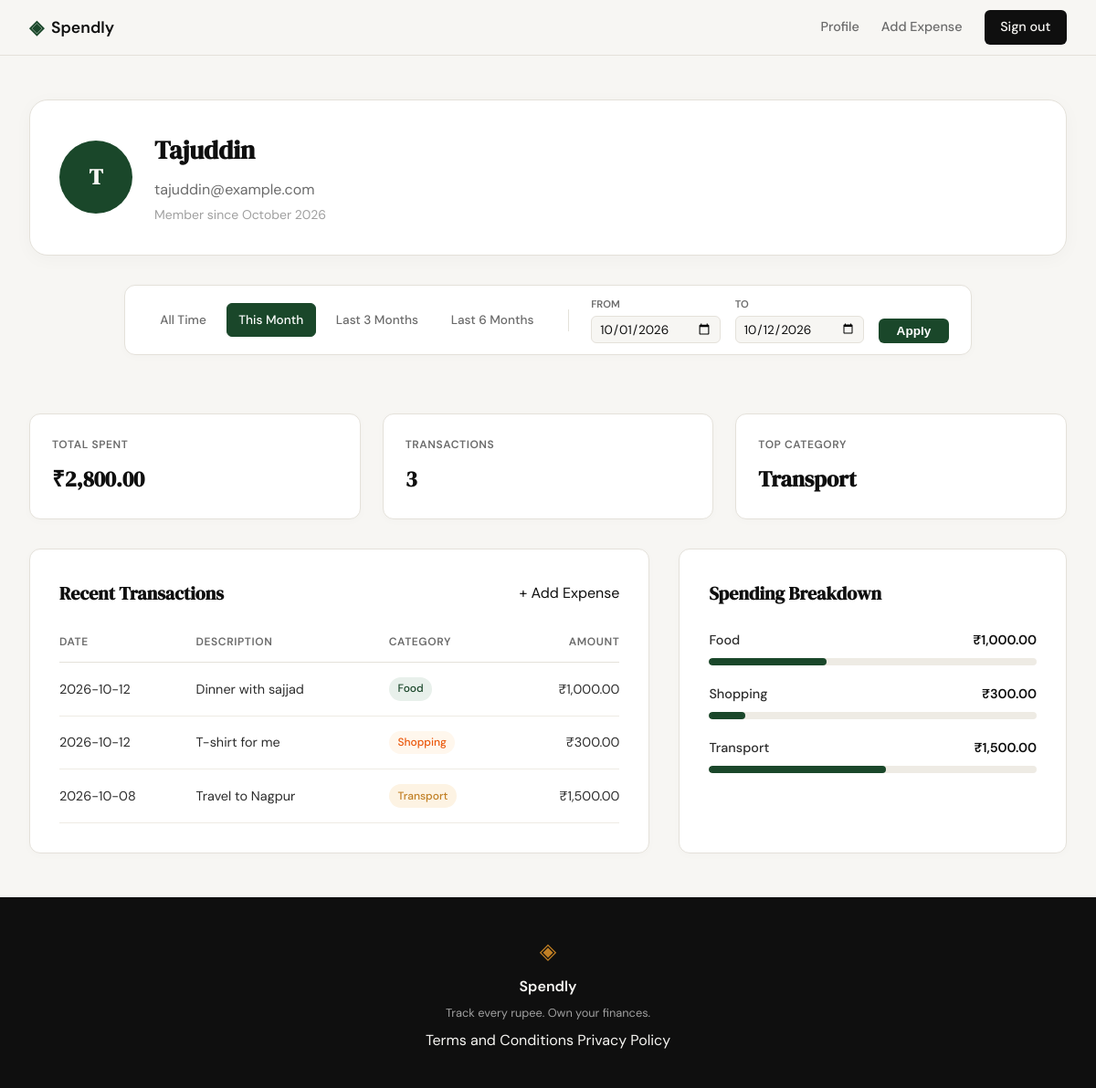
/profile?date_from=2026-10-01&date_to=2026-10-12 (signed in), run on the app's committed database.
### tables this page shows
CREATE TABLE users (
                id INTEGER PRIMARY KEY AUTOINCREMENT,
                name TEXT NOT NULL,
                email TEXT UNIQUE NOT NULL,
                password_hash TEXT NOT NULL,
                created_at TEXT DEFAULT (datetime('now'))
            );

CREATE TABLE expenses (
                id INTEGER PRIMARY KEY AUTOINCREMENT,
                user_id INTEGER NOT NULL,
                amount REAL NOT NULL,
                category TEXT NOT NULL,
                date TEXT NOT NULL,
                description TEXT,
                created_at TEXT DEFAULT (datetime('now')),
                FOREIGN KEY (user_id) REFERENCES users (id)
            );

### app.py (the view)
@app.route("/profile")
@login_required
def profile():
    user_id = session.get("user_id")
    date_from = request.args.get("date_from")
    date_to = request.args.get("date_to")
    import datetime
    valid_dates = True
    if date_from or date_to:
        try:
            if date_from:
                datetime.datetime.strptime(date_from, "%Y-%m-%d")
            if date_to:
                datetime.datetime.strptime(date_to, "%Y-%m-%d")
            if date_from and date_to and date_from > date_to:
                flash("Start date must be before end date.", "error")
                date_from = date_to = None
                valid_dates = False
        except ValueError:
            date_from = date_to = None
            valid_dates = False
    today = datetime.date.today()
    first_of_month = today.replace(day=1)
    presets = {
        "this_month": {
            "from": first_of_month.strftime("%Y-%m-%d"),
            "to": today.strftime("%Y-%m-%d")
        },
        "last_3_months": {
            "from": (today - datetime.timedelta(days=90)).strftime("%Y-%m-%d"),
            "to": today.strftime("%Y-%m-%d")
        },
        "last_6_months": {
            "from": (today - datetime.timedelta(days=180)).strftime("%Y-%m-%d"),
            "to": today.strftime("%Y-%m-%d")
        }
    }
    user_row = get_user_details(user_id)
    if not user_row:
        abort(404)
    created_at = user_row["created_at"]
    dt = datetime.datetime.strptime(created_at, "%Y-%m-%d %H:%M:%S")
    member_since = dt.strftime("%B %Y")
    user_data = {
        "name": user_row["name"],
        "email": user_row["email"],
        "member_since": member_since,
        "initials": "".join([n[0].upper() for n in user_row["name"].split()])
    }
    summary = get_spending_summary(user_id, date_from, date_to)
    stats = {
        "total_spent": f"₹{summary['total_spent']:,.2f}",
        "transaction_count": summary["transaction_count"],
        "top_category": summary["top_category"] or "None"
    }
    transactions_rows = get_recent_transactions(user_id, date_from=date_from, date_to=date_to)
    transactions = [
        {
            "date": row["date"],
            "description": row["description"],
            "category": row["category"],
            "amount": f"₹{row['amount']:,.2f}"
        }
        for row in transactions_rows
    ]
    breakdown_rows = get_category_breakdown(user_id, date_from, date_to)
    total_spend = sum(row["total"] for row in breakdown_rows)
    categories = []
    for row in breakdown_rows:
        percentage = 0
        if total_spend > 0:
            percentage = round((row["total"] / total_spend) * 100)
        categories.append({
            "name": row["category"],
            "total": f"₹{row['total']:,.2f}",
            "percentage": percentage
        })
    context = {
        "user": user_data,
        "stats": stats,
        "transactions": transactions,
        "categories": categories,
        "date_from": date_from,
        "date_to": date_to,
        "presets": presets
    }
    return render_template("profile.html", **context)

### app.py (called while the page is built)
def login_required(f):
    @wraps(f)
    def decorated_function(*args, **kwargs):
        if not session.get("user_id"):
            return redirect(url_for("login"))
        return f(*args, **kwargs)
    return decorated_function

### database/db.py (called while the page is built)
def get_db():
    conn = sqlite3.connect(DB_PATH)
    conn.row_factory = sqlite3.Row
    conn.execute("PRAGMA foreign_keys = ON")
    return conn

def get_user_details(user_id):
    with get_db() as conn:
        return conn.execute(
            "SELECT name, email, created_at FROM users WHERE id = ?",
            (user_id,)
        ).fetchone()

def get_category_breakdown(user_id, date_from=None, date_to=None):
    with get_db() as conn:
        query = "SELECT category, SUM(amount) as total FROM expenses WHERE user_id = ?"
        params = [user_id]
        if date_from and date_to:
            query += " AND date BETWEEN ? AND ?"
            params.extend([date_from, date_to])
        query += " GROUP BY category"
        return conn.execute(query, params).fetchall()

def get_recent_transactions(user_id, limit=5, date_from=None, date_to=None):
    with get_db() as conn:
        query = "SELECT date, description, category, amount FROM expenses WHERE user_id = ?"
        params = [user_id]
        if date_from and date_to:
            query += " AND date BETWEEN ? AND ?"
            params.extend([date_from, date_to])
        query += " ORDER BY date DESC LIMIT ?"
        params.append(limit)
        rows = conn.execute(query, params).fetchall()
        return [dict(row) for row in rows]

### templates/profile.html (shortened to what this page needs)
{% extends "base.html" %}
{% block head %}
    <link rel="stylesheet" href="{{ url_for('static', filename='css/profile.css') }}">
{% endblock %}
{% block content %}
<div class="profile-container">
    <section class="profile-card">
        <div class="profile-card-inner">
            <div class="profile-avatar">{{ user.initials }}</div>
            <div class="profile-details">
                <h1 class="profile-name">{{ user.name }}</h1>
                <p class="profile-email">{{ user.email }}</p>
                <p class="profile-member">Member since {{ user.member_since }}</p>
            </div>
        </div>
    </section>
    <section class="filter-bar">
        <div class="filter-bar-inner">
            <div class="preset-group">
                <a href="{{ url_for('profile') }}"
                   class="preset-btn {{ 'active' if not date_from }}">All Time</a>
                <a href="{{ url_for('profile', date_from=presets.this_month.from, date_to=presets.this_month.to) }}"
                   class="preset-btn {{ 'active' if date_from == presets.this_month.from }}">This Month</a>
                <a href="{{ url_for('profile', date_from=presets.last_3_months.from, date_to=presets.last_3_months.to) }}"
                   class="preset-btn {{ 'active' if date_from == presets.last_3_months.from }}">Last 3 Months</a>
                <a href="{{ url_for('profile', date_from=presets.last_6_months.from, date_to=presets.last_6_months.to) }}"
                   class="preset-btn {{ 'active' if date_from == presets.last_6_months.from }}">Last 6 Months</a>
            </div>
            <form method="GET" class="custom-range-form">
                <div class="input-group">
                    <label for="date_from">From</label>
                    <input type="date" id="date_from" name="date_from" value="{{ date_from or '' }}">
                </div>
                <div class="input-group">
                    <label for="date_to">To</label>
                    <input type="date" id="date_to" name="date_to" value="{{ date_to or '' }}">
                </div>
                <button type="submit" class="btn-apply">Apply</button>
            </form>
        </div>
    </section>
    <section class="profile-stats">
        <div class="stat-card">
            <span class="stat-label">Total Spent</span>
            <span class="stat-value">{{ stats.total_spent }}</span>
        </div>
        <div class="stat-card">
            <span class="stat-label">Transactions</span>
            <span class="stat-value">{{ stats.transaction_count }}</span>
        </div>
        <div class="stat-card">
            <span class="stat-label">Top Category</span>
            <span class="stat-value">{{ stats.top_category }}</span>
        </div>
    </section>
    <div class="profile-grid">
        <section class="profile-section">
            <div class="section-header" style="display: flex; justify-content: space-between; align-items: center; margin-bottom: 1rem;">
                <h2 class="section-title" style="margin: 0;">Recent Transactions</h2>
                <a href="{{ url_for('add_expense') }}" class="btn-add-expense">+ Add Expense</a>
            </div>
            <div class="table-wrapper">
                <table class="profile-table">
                    <thead>
                        <tr>
                            <th>Date</th>
                            <th>Description</th>
                            <th>Category</th>
                            <th class="text-right">Amount</th>
                        </tr>
                    </thead>
                    <tbody>
                        {% for tx in transactions %}
                        <tr>
                            <td>{{ tx.date }}</td>
                            <td>{{ tx.description }}</td>
                            <td><span class="category-badge" data-category="{{ tx.category }}">{{ tx.category }}</span></td>
                            <td class="text-right">{{ tx.amount }}</td>
                        </tr>
                        {% endfor %}
                    </tbody>
                </table>
            </div>
        </section>
        <section class="profile-section">
            <h2 class="section-title">Spending Breakdown</h2>
            <div class="category-breakdown">
                {% for cat in categories %}
                <div class="category-row">
                    <div class="category-info">
                        <span class="cat-name">{{ cat.name }}</span>
                        <span class="cat-total">{{ cat.total }}</span>
                    </div>
                    <div class="category-bar-container">
                        <div class="category-bar-fill" style="--bar-width: {{ cat.percentage }}%; width: var(--bar-width);"></div>
                    </div>
                </div>
                {% endfor %}
            </div>
        </section>
    </div>
</div>
{% endblock %}

### static/css/style.css (style rules this page uses)
:root { --ink: #0f0f0f; --ink-soft: #2d2d2d; --ink-muted: #6b6b6b; --ink-faint: #a0a0a0; --paper: #f7f6f3; --paper-warm: #f0ede6; --paper-card: #ffffff; --accent: #1a472a; --accent-light: #e8f0eb; --accent-2: #c17f24; --accent-2-light: #fdf3e3; --danger: #c0392b; --danger-light: #fdecea; --border: #e4e1da; --border-soft: #eeebe4; --cat-food: #e8f0eb; --cat-food-text: #1a472a; --cat-transport: #fdf3e3; --cat-transport-text: #c17f24; --cat-bills: #eef2ff; --cat-bills-text: #4f46e5; --cat-health: #fdf2f2; --cat-health-text: #c0392b; --cat-entertainment: #f5f3ff; --cat-entertainment-text: #7c3aed; --cat-shopping: #fff7ed; --cat-shopping-text: #ea580c; --cat-other: #f9fafb; --cat-other-text: #6b7280; --font-display: 'DM Serif Display', Georgia, serif; --font-body: 'DM Sans', system-ui, sans-serif; --max-width: 1200px; --auth-width: 440px; --radius-sm: 6px; --radius-md: 12px; --radius-lg: 20px; }
*, *::before, *::after { box-sizing: border-box; margin: 0; padding: 0; }
html { font-size: 16px; scroll-behavior: smooth; }
body { background: var(--paper); color: var(--ink); font-family: var(--font-body); font-size: 1rem; line-height: 1.6; -webkit-font-smoothing: antialiased; }
a { color: inherit; text-decoration: none; }
.stat-card { background: var(--paper); border: 1px solid var(--border-soft); border-radius: var(--radius-md); padding: 1.5rem; display: flex; flex-direction: column; gap: 0.25rem; }
.stat-label { font-size: 0.8rem; font-weight: 500; color: var(--ink-muted); }
.stat-value { font-family: var(--font-display); font-size: 1.5rem; color: var(--ink); font-weight: 600; }

### data on the page
users: name "Tajuddin", email "tajuddin@example.com"
expenses: date "2026-10-12", description "Dinner with sajjad", category "Food", amount "₹1,000.00"
expenses: date "2026-10-12", description "T-shirt for me", category "Shopping", amount "₹300.00"
expenses: date "2026-10-08", description "Travel to Nagpur", category "Transport", amount "₹1,500.00"

### other printed values
{{ user.initials }} "T"
{{ user.member_since }} "October 2026"
{{ stats.total_spent }} "₹2,800.00"
{{ stats.transaction_count }} "3"
{{ stats.top_category }} "Transport"
{{ cat.name }} "Food" "Shopping" "Transport"
{{ cat.total }} "₹1,000.00" "₹300.00" "₹1,500.00"
